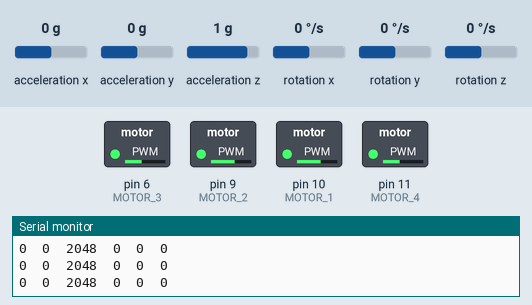
This sketch was run on a simulated Arduino Uno, built with avr-gcc and run on an emulated ATmega328P. Shown: switched loads named in the sketch (green lamp = pin HIGH), the last lines printed to the serial monitor. Wiring (inferred from the names in the program): MPU-9250 motion sensor at I2C address 0x68. Inputs (shaded band) come from the test bench; at power-on: acceleration x 0 g, acceleration y 0 g, acceleration z 1 g, rotation x 0 °/s, rotation y 0 °/s, rotation z 0 °/s.

Above: at 5.2 s.
5.3 s: acceleration x set to -1.4 g
At 5.9 s:
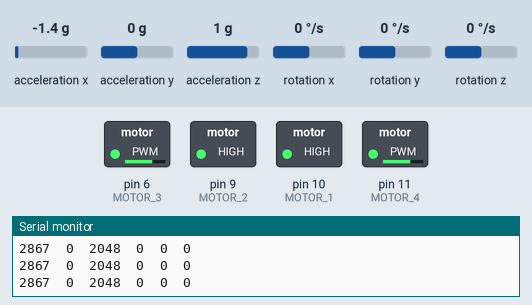
6.8 s: acceleration x set to 0.8 g
At 8.0 s:
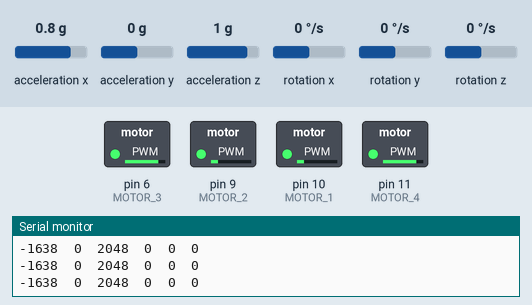
8.3 s: acceleration x set to -0.8 g
At 9.5 s:
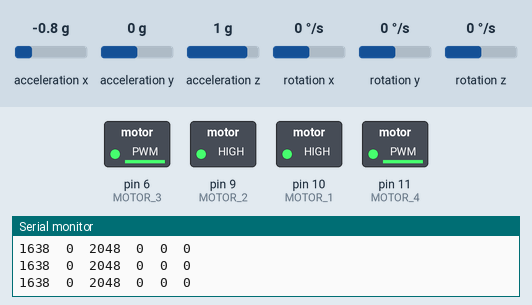
9.8 s: acceleration x set to 1.4 g
At 10.7 s:
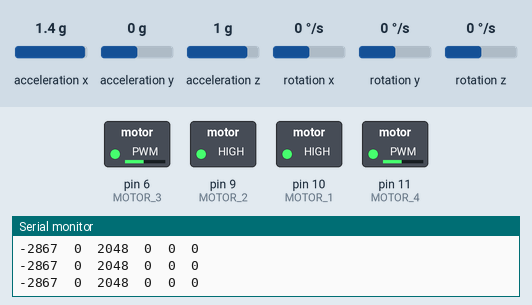
Timing chart, 0 to 12.3 s (numbered marks = the images above; inputs shaded):
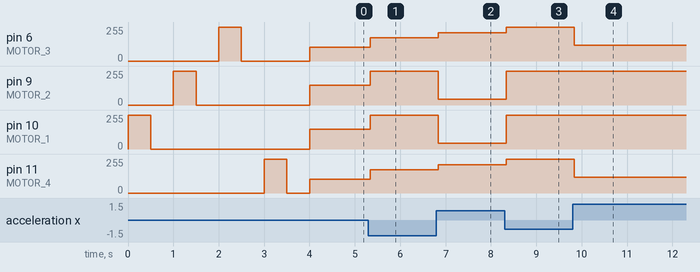

Measured:
- after the input at 5.3 s, pin 6 (MOTOR_3), pin 11 (MOTOR_4): 105/255 → 174/255 at once; pin 9 (MOTOR_2), pin 10 (MOTOR_1): 150/255 → 255/255 at once
- after the input at 6.8 s, pin 6 (MOTOR_3), pin 11 (MOTOR_4): 174/255 → 211/255 at once; pin 9 (MOTOR_2), pin 10 (MOTOR_1): 255/255 → 44/255 at once
- after the input at 8.3 s, pin 6 (MOTOR_3), pin 11 (MOTOR_4): 211/255 → 254/255 at once; pin 9 (MOTOR_2), pin 10 (MOTOR_1): 44/255 → 255/255 at once
- after the input at 9.8 s, pin 6 (MOTOR_3), pin 11 (MOTOR_4): 254/255 → 118/255 at once

The sketch:

variable_stabilization.ino
```cpp
#include <Wire.h>
//Arduino PWM pins
#define MOTOR_1 10 //Arduino PWM pin
#define MOTOR_2 9 //Arduino PWM pin
#define MOTOR_3 6 //Arduino PWM pin
#define MOTOR_4 11 //Arduino PWM pin

//Motor Speeds
#define HIGH_SPEED 255
#define HOVER_SPEED 0
#define LOW_SPEED 1

//Slave Addresses
#define MPU9250_ADDRESS 0x68
#define MAG_ADDRESS 0x0C

//Configuration Settings
#define GYRO_FULL_SCALE_250_DPS 0x00
#define GYRO_FULL_SCALE_500_DPS 0x08
#define GYRO_FULL_SCALE_1000_DPS 0x10
#define GYRO_FULL_SCALE_2000_DPS 0x18
#define ACC_FULL_SCALE_2_G 0x00
#define ACC_FULL_SCALE_4_G 0x08
#define ACC_FULL_SCALE_8_G 0x10
#define ACC_FULL_SCALE_16_G 0x18

//Average Values
#define ACC_REST_VAL_X -365 //calculated in MatLab
#define ACC_REST_VAL_Y -178 //calculated in MatLab
#define ACC_REST_VAL_Z 1580 //calculated in MatLab
#define BUFFER 400
//Gyroscope Tolerance Thresholds
#define GX_MAX 100
#define GX_MIN -100
#define GY_MAX 100
#define GY_MIN -100
#define GZ_MAX 100
#define GZ_MIN -100

//HIGH_SPEEDerometer Tolerance Thresholds
#define AX_MAX (ACC_REST_VAL_X+BUFFER)//-65
#define AX_MIN (ACC_REST_VAL_X-BUFFER)//-665
#define AY_MAX (ACC_REST_VAL_Y+BUFFER)//222
#define AY_MIN (ACC_REST_VAL_Y-BUFFER)//-478
#define AZ_MAX (ACC_REST_VAL_Z+BUFFER)//2080
#define AZ_MIN (ACC_REST_VAL_Z-BUFFER)//1080

//Shortcuts
#define HIGH_SPEED_X_WITHIN_THRESH (*ax<AX_MAX&&*ax>AX_MIN)
#define HIGH_SPEED_Y_WITHIN_THRESH (*ay<AY_MAX&&*ay>AY_MIN)
#define HIGH_SPEED_Z_WITHIN_THRESH (*az<AZ_MAX&&*az>AZ_MIN)
#define GYRO_X_WITHIN_THRESH (gx<GX_MAX&&gx>GX_MIN)
#define GYRO_Y_WITHIN_THRESH (gy<GY_MAX&&gy>GY_MIN)
#define GYRO_X_WITHIN_THRESH (gz<GZ_MAX&&gz>GZ_MIN)

//States
#define ST_INIT 0
#define ST_STBL 1
#define ST_USTBL 2

//Board Angles
#define OVER_POSITIVE 1
#define IN_SPEC 0;
#define OVER_NEGATIVE -1

//Global Variables
int16_t ax;
int16_t ay;
int16_t az;
int16_t gx;
int16_t gy;
int16_t gz;

/*---I2Cread---
   @description:
   reads a specific register from a designated slave address. Can fill a
   buffer of Nbytes size.

   @parameters:
   uint8_t Address: the slave address (hex)
   uint8_t Register: The register to be read on the slave
   uint8_t Nbytes: the number of bytes in the buffer.
   uint8_t* Data: pointer to an array of buffers

   @return:
   void
*/
void I2Cread(uint8_t Address, uint8_t Register, uint8_t Nbytes, uint8_t* Data)
{
  // Set register address
  Wire.beginTransmission(Address);
  Wire.write(Register);
  Wire.endTransmission();

  // Read Nbytes
  Wire.requestFrom(Address, Nbytes);
  uint8_t index = 0;
  while (Wire.available())
    Data[index++] = Wire.read();
}


/*---I2CwriteByte---
   @description:
   Writes a byte of data over i2c to the designated register on the chosen slave.

   @parameters:
   uint8_t Address: the slave address being written to
   uint8_t Register: the register on the slave being written to
   uint8_t Data: the byte to be written

   @return:
   void
*/
void I2CwriteByte(uint8_t Address, uint8_t Register, uint8_t Data)
{
  // Set register address
  Wire.beginTransmission(Address);
  Wire.write(Register);
  Wire.write(Data);
  Wire.endTransmission();
}

/*---update_IMU_data---
   @description:
   This function updates the six datapoints of the IMU. It reads the 12 registers on the IMU
   corresponding to the accelerometer and gyroscope. Then, it compiles the 12 numbers into the
   six values and returns them.

   @parameters:
   int16_t* ax: X-axis of the accelerometer. Passed by reference
   int16_t* ay: Y-axis of the accelerometer. Passed by reference
   int16_t* az: Z-axis of the accelerometer. Passed by reference
   int16_t* gx: x-axis of the gyroscope. Passed by reference
   int16_t* gy: Y-axis of the gyroscope. Passed by reference
   int16_t* gz: z-axis of the gyroscope. Passed by reference

   @return:
   void
*/
void update_IMU_data(int16_t *ax, int16_t *ay, int16_t *az, int16_t *gx, int16_t *gy, int16_t *gz)
{
  uint8_t Buf[14];
  I2Cread(MPU9250_ADDRESS, 0x3B, 14, Buf);
  // HIGH_SPEEDerometer
  *ax = -(Buf[0] << 8 | Buf[1]);
  *ay = -(Buf[2] << 8 | Buf[3]);
  *az = Buf[4] << 8 | Buf[5];

  // Gyroscope
  *gx = -(Buf[8] << 8 | Buf[9]);
  *gy = -(Buf[10] << 8 | Buf[11]);
  *gz = Buf[12] << 8 | Buf[13];

  // HIGH_SPEEDerometer
  Serial.print (*ax, DEC);
  Serial.print ("\t");
  Serial.print (*ay, DEC);
  Serial.print ("\t");
  Serial.print (*az, DEC);
  Serial.print ("\t");
  // Gyroscope
  Serial.print (*gx, DEC);
  Serial.print ("\t");
  Serial.print (*gy, DEC);
  Serial.print ("\t");
  Serial.print (*gz, DEC);
  Serial.print ("\t");
  Serial.println("");
}
/*---x_conversion---
   @description:
   converts the X-axis reading from the IMU into a PWM value

   @parameter:
   uint16_t the raw value from the IMU

   @return:
   the PWM value.
*/
uint16_t x_conversion(uint16_t xaxis) {
  return ((xaxis + 2314) / 15.35);
}

/*---y_conversion---
   @description:
   converts the Y-axis reading from the IMU into a PWM value

   @parameter:
   uint16_t the raw value from the IMU

   @return:
   the PWM value
*/
uint16_t y_conversion(uint16_t yaxis) {
  return ((yaxis + 2140.55) / 15.45);
}


void setup() {
  int state = 0;
  Serial.begin(9600);
  Wire.begin();

  // Configure gyroscope range
  I2CwriteByte(MPU9250_ADDRESS, 27, GYRO_FULL_SCALE_2000_DPS);
  // Configure HIGH_SPEEDerometers range
  I2CwriteByte(MPU9250_ADDRESS, 28, ACC_FULL_SCALE_16_G);
  // Set by pass mode for the magnetometers
  I2CwriteByte(MPU9250_ADDRESS, 0x37, 0x02);

  // Request first magnetometer single measurement
  //  I2CwriteByte(MAG_ADDRESS, 0x0A, 0x01); //I rdon't think I wasnt to do this yet....

  Serial.write("Beginning I2C Read Attempt:\n");


  ///////////////
  analogWrite(MOTOR_1, HIGH_SPEED);
  delay(500);
  analogWrite(MOTOR_1, HOVER_SPEED);
  delay(500);

  analogWrite(MOTOR_2, HIGH_SPEED);
  delay(500);
  analogWrite(MOTOR_2, HOVER_SPEED);
  delay(500);

  analogWrite(MOTOR_3, HIGH_SPEED);
  delay(500);
  analogWrite(MOTOR_3, HOVER_SPEED);
  delay(500);

  analogWrite(MOTOR_4, HIGH_SPEED);
  delay(500);
  analogWrite(MOTOR_4, HOVER_SPEED);
  delay(500);
  ///////////////
}

long int cpt = 0; //this is a counter

void loop() {
  update_IMU_data(&ax, &ay, &az, &gx, &gy, &gz);
  analogWrite(MOTOR_1, x_conversion(ax));
  analogWrite(MOTOR_2, x_conversion(ax));
  analogWrite(MOTOR_3, 255 - x_conversion(ax));
  analogWrite(MOTOR_4, 255 - x_conversion(ax));

}
```
